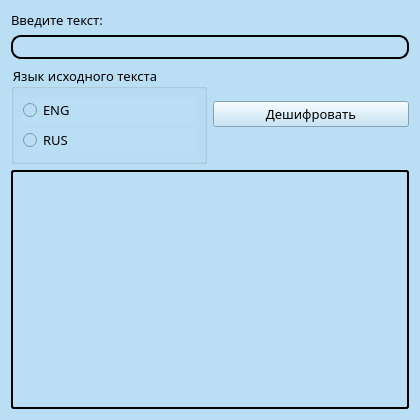
<?xml version="1.0" encoding="UTF-8"?>
<ui version="4.0">
 <class>DecryptWin</class>
 <widget class="QWidget" name="DecryptWin">
  <property name="geometry">
   <rect>
    <x>0</x>
    <y>0</y>
    <width>420</width>
    <height>420</height>
   </rect>
  </property>
  <property name="minimumSize">
   <size>
    <width>420</width>
    <height>420</height>
   </size>
  </property>
  <property name="maximumSize">
   <size>
    <width>420</width>
    <height>420</height>
   </size>
  </property>
  <property name="windowTitle">
   <string>Qwerty decrypt by ferret22</string>
  </property>
  <property name="windowIcon">
   <iconset resource="../icon/icon.qrc">
    <normaloff>:/win icon/qwerty.png</normaloff>:/win icon/qwerty.png</iconset>
  </property>
  <property name="styleSheet">
   <string notr="true">QLineEdit{border-style: outset;
	border-width: 2px;
	border-radius: 10px;
background-color: ;
}
QTextEdit{border-style: outset;
	border-width: 2px;
	border-radius: 3px;
}
QWidget{background-color: #badff5;}
QPushButton:pressed{background-color: #f9f9f9; color: black}
QRadioButton::indicator:unchecked{image: url(:/radio button/radioOff.png);
width:16px;}
QRadioButton::indicator:checked{
	image: url(:/radio button/radioON.png);
width:16px;}</string>
  </property>
  <layout class="QGridLayout" name="gridLayout">
   <item row="2" column="0">
    <widget class="QTextEdit" name="textOut">
     <property name="font">
      <font>
       <family>Segoe Print</family>
       <pointsize>10</pointsize>
      </font>
     </property>
     <property name="readOnly">
      <bool>true</bool>
     </property>
    </widget>
   </item>
   <item row="0" column="0">
    <layout class="QVBoxLayout" name="verticalLayout">
     <item>
      <widget class="QLabel" name="label">
       <property name="font">
        <font>
         <family>Segoe Print</family>
         <pointsize>10</pointsize>
        </font>
       </property>
       <property name="text">
        <string>Введите текст:</string>
       </property>
      </widget>
     </item>
     <item>
      <widget class="QLineEdit" name="lineInput">
       <property name="font">
        <font>
         <family>Segoe Print</family>
         <pointsize>10</pointsize>
        </font>
       </property>
      </widget>
     </item>
    </layout>
   </item>
   <item row="1" column="0">
    <layout class="QHBoxLayout" name="horizontalLayout">
     <item>
      <widget class="QGroupBox" name="groupBox">
       <property name="font">
        <font>
         <family>Segoe Print</family>
         <pointsize>10</pointsize>
        </font>
       </property>
       <property name="title">
        <string>Язык исходного текста</string>
       </property>
       <layout class="QVBoxLayout" name="verticalLayout_3">
        <item>
         <layout class="QVBoxLayout" name="verticalLayout_2">
          <item>
           <widget class="QRadioButton" name="radioENG">
            <property name="font">
             <font>
              <family>Segoe Print</family>
              <pointsize>10</pointsize>
             </font>
            </property>
            <property name="text">
             <string>ENG</string>
            </property>
           </widget>
          </item>
          <item>
           <widget class="QRadioButton" name="radioRUS">
            <property name="font">
             <font>
              <family>Segoe Print</family>
              <pointsize>10</pointsize>
             </font>
            </property>
            <property name="text">
             <string>RUS</string>
            </property>
           </widget>
          </item>
         </layout>
        </item>
       </layout>
      </widget>
     </item>
     <item>
      <widget class="QPushButton" name="decryptButton">
       <property name="font">
        <font>
         <family>Segoe Print</family>
         <pointsize>10</pointsize>
        </font>
       </property>
       <property name="text">
        <string>Дешифровать</string>
       </property>
      </widget>
     </item>
    </layout>
   </item>
  </layout>
 </widget>
 <resources>
  <include location="../icon/icon.qrc"/>
 </resources>
 <connections/>
</ui>
